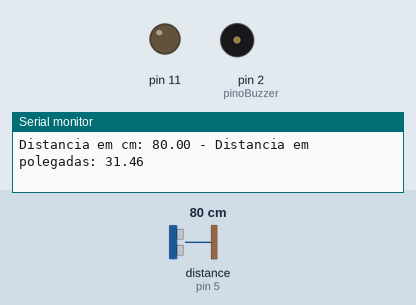
Recording of a sketch running on a simulated Arduino Uno, built with avr-gcc and run on an emulated ATmega328P. Shown: output pins drawn as LEDs (lit = HIGH), buzzer (waves = sounding), the last lines printed to the serial monitor. Dashed ring = blinking. The inputs (shaded band) are chosen by the test bench; at power-on: distance to the obstacle (sensor on pin 5) 80 cm. The echo pulse lasts 58.3 µs per cm.

Above: at 1.3 s.
1.4 s: distance to the obstacle (sensor on pin 5) set to 22 cm
3.2 s: distance to the obstacle (sensor on pin 5) set to 18 cm
At 4.92 s:
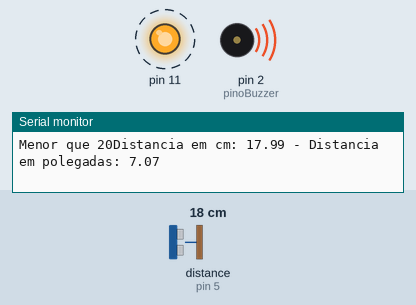
6.2 s: distance to the obstacle (sensor on pin 5) set to 2 cm
At 7.6 s:
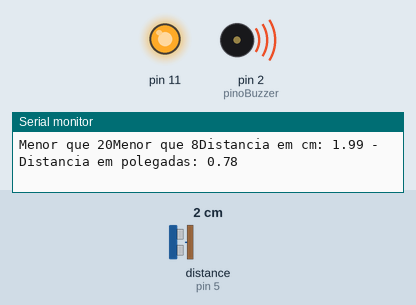
9.2 s: distance to the obstacle (sensor on pin 5) set to 9 cm
At 10.98 s:
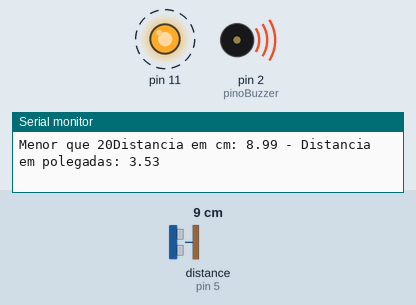
12.2 s: distance to the obstacle (sensor on pin 5) set to 4 cm
At 14.3 s:
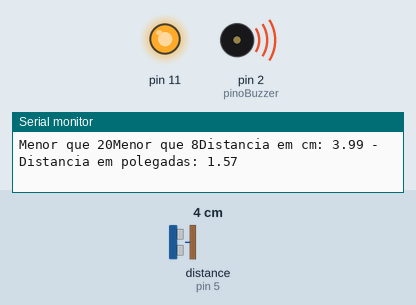
Timing chart, 0 to 14.8 s (numbered marks = the images above; inputs shaded):
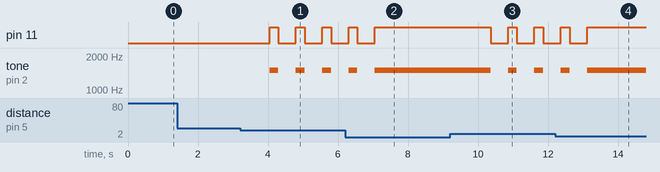

The sketch:

sketch_mar26a.ino
```cpp
//Programa: Sensor de ré para o caminhão
//Autor: Carlos Alberto Silva Júnior
//Download da biblioteca do sensor Ultrasonic HC-SR04: https://github.com/filipeflop/Ultrasonic

//Carrega a biblioteca do sensor ultrassonico
#include <Ultrasonic.h>

//Define os pinos para o trigger e echo do sensor Ultrsonico
#define pino_trigger 4
#define pino_echo 5
//PINO DIGITAL EM QUE O BUZZER ESTÁ CONECTADO
#define pinoBuzzer 2

//Inicializa o sensor nos pinos definidos acima
Ultrasonic ultrasonic(pino_trigger, pino_echo);

void setup()
{
  //Imprime no Monitor Serial
  Serial.begin(9600);
  Serial.println("Lendo dados do sensor...");
  //Define a porta do led como saida
  pinMode(11, OUTPUT);
}

void loop()
{
  //Le as informacoes do sensor, em cm e pol
  float cmMsec, inMsec;
  long microsec = ultrasonic.timing();
  cmMsec = ultrasonic.convert(microsec, Ultrasonic::CM);
  inMsec = ultrasonic.convert(microsec, Ultrasonic::IN);
  //Exibe informacoes no serial monitor
  Serial.print("Distancia em cm: ");
  Serial.print(cmMsec);
  Serial.print(" - Distancia em polegadas: ");
  Serial.println(inMsec);
  delay(500);
  // SE A DISTÂNCIA ENTRE O OBJETO E O SENSOR ULTRASONICO FOR MENOR QUE 20CM, FAZ
  if(cmMsec <= 20){
  tone(pinoBuzzer,1500);//ACIONA O BUZZER
  //Acende o led
  digitalWrite(11, HIGH);
  delay(250);
  //BUZZER PERMANECE DESLIGADO
  noTone(pinoBuzzer);
  //Apaga o led
  digitalWrite(11, LOW);
  Serial.print("Menor que 20");
  }else{//SENÃO, FAZ
  noTone(pinoBuzzer);
  //Apaga o led
  digitalWrite(11, LOW);
  }
  // SE A DISTÂNCIA ENTRE O OBJETO E O SENSOR ULTRASONICO FOR MENOR QUE 8CM, FAZ
  if(cmMsec <= 8 ){
  tone(pinoBuzzer,1500);//ACIONA O BUZZER
  Serial.print("Menor que 8");
  //Acende o led
  digitalWrite(11, HIGH);
  }
}
```

Measured:
- the behaviour switches between 21 and 20 cm on distance to the obstacle (sensor on pin 5) (found by bisection; images 0 and 1)
- after the input at 3.2 s, pin 11: alternates HIGH for 0.25 s and LOW for 0.50 s, starting after 0.85 s; tone on pin 2 (pinoBuzzer): alternates 1500 Hz for 0.25 s and silent for 0.50 s, starting after 0.85 s
- after the input at 6.2 s, pin 11: goes on until 7.1 s, then stays HIGH; tone on pin 2 (pinoBuzzer): goes on until 7.1 s, then stays 1500 Hz
- after the input at 9.2 s, pin 11: alternates HIGH for 0.25 s and LOW for 0.50 s, starting after 1.2 s; tone on pin 2 (pinoBuzzer): alternates 1500 Hz for 0.25 s and silent for 0.50 s, starting after 1.2 s
- after the input at 12.2 s, pin 11: goes on until 13.1 s, then stays HIGH; tone on pin 2 (pinoBuzzer): goes on until 13.1 s, then stays 1500 Hz
